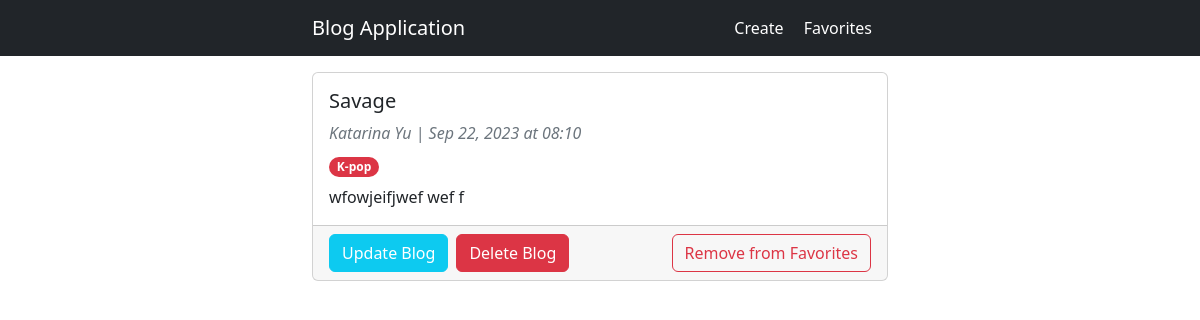
Screenshot of /blog-details/2 with the database file from the repository.
### blog/models.py (models this page shows, shortened)
class Blog(models.Model):
    author = models.CharField(max_length=200)
    title = models.CharField(max_length=200)
    category = models.CharField(max_length=200)
    content = models.CharField(max_length=1000)
    created_at = models.DateTimeField('created_at', auto_now_add=True)

### blog/views.py (the view)
# urls.py: path('blog-details/<int:id>', views.blog_details, name = 'blog-details'),
def blog_details(request, id):
    template = 'blog/blog-details.html'
    blog = get_object_or_404(Blog, pk = id)
    is_favorite = Favorite.objects.filter(blog_id = blog).exists()
    context = {
        'blog': blog,
        'is_favorite': is_favorite
    }
    return render(request, template, context)

### blog/templatetags/tags.py (called while the page is built)
@register.filter('format_title')
def format_title(title):
    if len(title) > 100:
        return title[:100] + "..."
    return title

@register.filter('format_content')
def format_content(content):
    if len(content) > 100:
        return content[:100] + "..."
    return content

@register.filter('get_color')
def get_color(key):
    category =  {
        'Lifestyle': 'text-bg-success',
        'K-pop': 'text-bg-danger',
        'Sports': 'text-bg-warning',
        'Politics': 'text-bg-info',
        'Entertainment': 'text-bg-secondary',
    }
    return category.get(key, 'text-bg-secondary')

### blog/templates/blog/blog-details.html (shortened to what this page needs)
{% extends 'base.html' %}
{% load tags %}
{% block content %}
<div class="card mb-4">
    <div class="card-body">
        <h5 class="card-title">
            <a href="{% url 'blog-details' blog.id %}" class="text-decoration-none text-dark">
                {{ blog.title|format_title }}
            </a>
        </h5>
        <div class="mb-2">
            <span class="fst-italic fs-6 text-muted">{{ blog.author }} | </span>
            <span class="fst-italic fs-6 text-muted">
                {{ blog.created_at|date:"M d, Y" }} at {{blog.created_at|time:"H:i"}}
            </span>
        </div>
        <div class="mb-2">
            <span class="badge rounded-pill {{ blog.category|get_color }}">{{ blog.category }}</span>
        </div>
        <p class="card-text">{{ blog.content|format_content}}</p>
    </div>
    <div class="card-footer d-flex justify-content-between">
        <div class="d-flex justify-content-between">
            <a href="{% url 'update' blog.id %}" class="btn btn-info text-white me-2">Update Blog</a>
            <form action="{% url 'delete' blog.id %}" method="DELETE">
                <button class="btn btn-danger">Delete Blog</button>
            </form>
        </div>
        <form action="{% url 'add_favorites' blog.id %}" method="POST">
            {% if is_favorite %}
            <button class="btn btn-outline-danger">Remove from Favorites</button>
            {% else %}
            <button class="btn btn-outline-success">Add to Favorites</button>
            {% endif %}
        </form>
    </div>
</div>
{% endblock %}

### rows the page displays
Blog: title "Savage", author "Katarina Yu", created_at "Sep 22, 2023", created_at "08:10", category "K-pop", content "wfowjeifjwef wef f"
